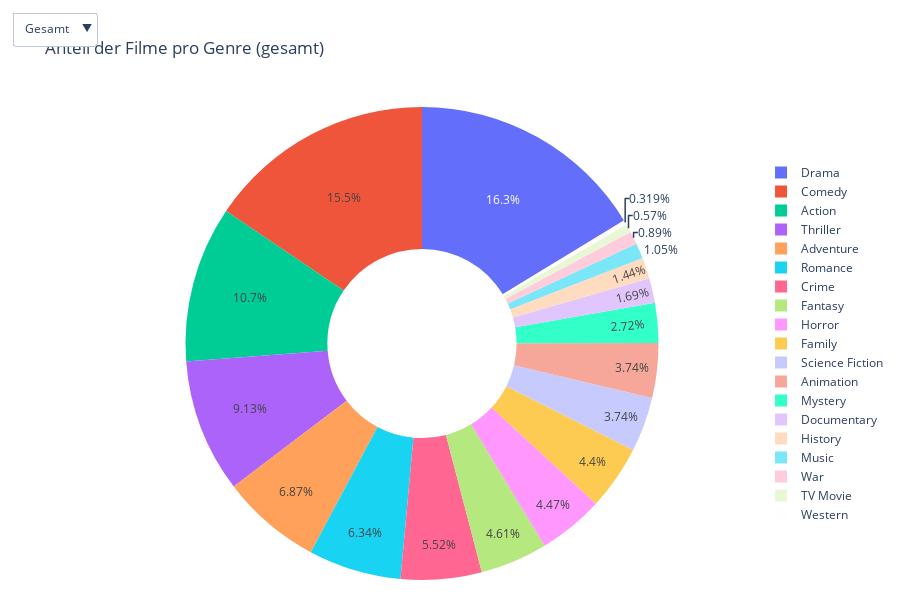

Here is the notebook cell this chart was saved with:
### Markdown cell above
### Kuchendiagramm

### Code cell
import json
from pathlib import Path
import pandas as pd
import plotly.graph_objects as go

# 0. Pfade anpassen
# Wenn Dein Notebook in notebooks/ liegt, ist BASE = Path().resolve().parent
BASE         = Path().resolve().parent
MOVIES_FILE  = BASE/"data"/"raw"/"fragestellung_02"/"2025-05-19_version2_all_european_movies.json"
GENRES_FILE  = BASE/"data"/"processed"/"fragestellung_02"/"all_genres.json"

# 1. Daten laden & einmalige Filme extrahieren
with open(MOVIES_FILE, "r", encoding="utf-8") as f:
    movies = json.load(f)

unique_movies = { m["id"]: m for m in movies }.values()
df = pd.DataFrame(unique_movies)

# 2. Jahr und Genre mappen
df["year"] = pd.to_datetime(df["release_date"]).dt.year
df = df.explode("genre_ids")

with open(GENRES_FILE, "r", encoding="utf-8") as f:
    genres_data = json.load(f)["genres"]
df_genres = (
    pd.DataFrame(genres_data)
      .rename(columns={"id":"genre_ids","name":"genre_name"})
)
df = df.merge(df_genres, on="genre_ids", how="left")

# 3. Counts berechnen
# Gesamt
total_counts = df["genre_name"].value_counts()

# Pro Jahr
yearly_counts = (
    df.groupby(["year","genre_name"])
      .size()
      .unstack(fill_value=0)
)
years = sorted(yearly_counts.index)

# 4. Figure mit Dropdown aufsetzen
fig = go.Figure()

# Gesamt‐Trace (sichtbar)
fig.add_trace(go.Pie(
    labels=total_counts.index,
    values=total_counts.values,
    hole=0.4,
    name="Gesamt",
    textinfo="percent"
))

# Jahres‐Traces (zunächst unsichtbar)
for y in years:
    vals = yearly_counts.loc[y, total_counts.index]
    fig.add_trace(go.Pie(
        labels=total_counts.index,
        values=vals.values,
        hole=0.4,
        name=str(y),
        textinfo="percent",
        visible=False          # <<–– hier die Magie
    ))

# Buttons definieren
buttons = [
    dict(
        label="Gesamt",
        method="update",
        args=[
            {"visible": [True] + [False] * len(years)},
            {"title": "Anteil der Filme pro Genre (gesamt)"}
        ]
    )
]
for i, y in enumerate(years):
    vis = [False] * (len(years) + 1)
    vis[i + 1] = True
    buttons.append(
        dict(
            label=str(y),
            method="update",
            args=[
                {"visible": vis},
                {"title": f"Anteil der Filme pro Genre in {y}"}
            ]
        )
    )

fig.update_layout(
    updatemenus=[dict(
        buttons=buttons,
        active=0,
        x=0, y=1.2,
        direction="down"
    )],
    title="Anteil der Filme pro Genre (gesamt)",
    height=600,
    margin=dict(l=20, r=20, t=80, b=20),
    legend=dict(orientation="v", x=1.02, y=0.5)
)

fig.show()
